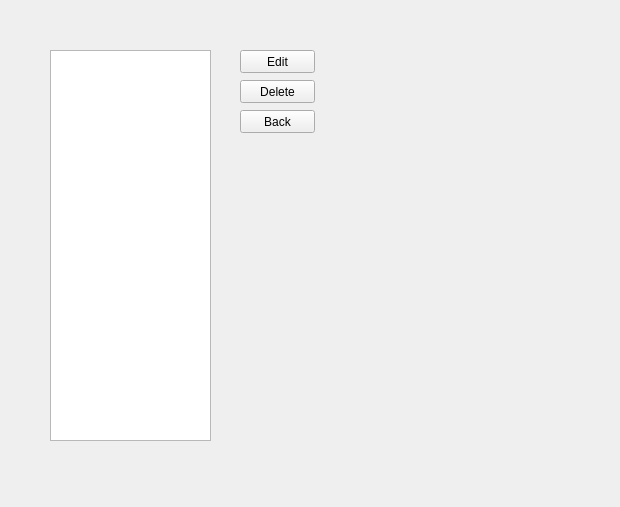
<?xml version="1.0" encoding="UTF-8"?>
<ui version="4.0">
 <class>HeroBrowser</class>
 <widget class="QWidget" name="HeroBrowser">
  <property name="geometry">
   <rect>
    <x>0</x>
    <y>0</y>
    <width>620</width>
    <height>507</height>
   </rect>
  </property>
  <property name="windowTitle">
   <string>Form</string>
  </property>
  <widget class="QListWidget" name="listWidget">
   <property name="geometry">
    <rect>
     <x>50</x>
     <y>50</y>
     <width>161</width>
     <height>391</height>
    </rect>
   </property>
  </widget>
  <widget class="QPushButton" name="editButton">
   <property name="geometry">
    <rect>
     <x>240</x>
     <y>50</y>
     <width>75</width>
     <height>23</height>
    </rect>
   </property>
   <property name="text">
    <string>Edit</string>
   </property>
  </widget>
  <widget class="QPushButton" name="deleteButton">
   <property name="geometry">
    <rect>
     <x>240</x>
     <y>80</y>
     <width>75</width>
     <height>23</height>
    </rect>
   </property>
   <property name="text">
    <string>Delete</string>
   </property>
  </widget>
  <widget class="QPushButton" name="backButton">
   <property name="geometry">
    <rect>
     <x>240</x>
     <y>110</y>
     <width>75</width>
     <height>23</height>
    </rect>
   </property>
   <property name="text">
    <string>Back</string>
   </property>
  </widget>
 </widget>
 <resources/>
 <connections/>
</ui>
